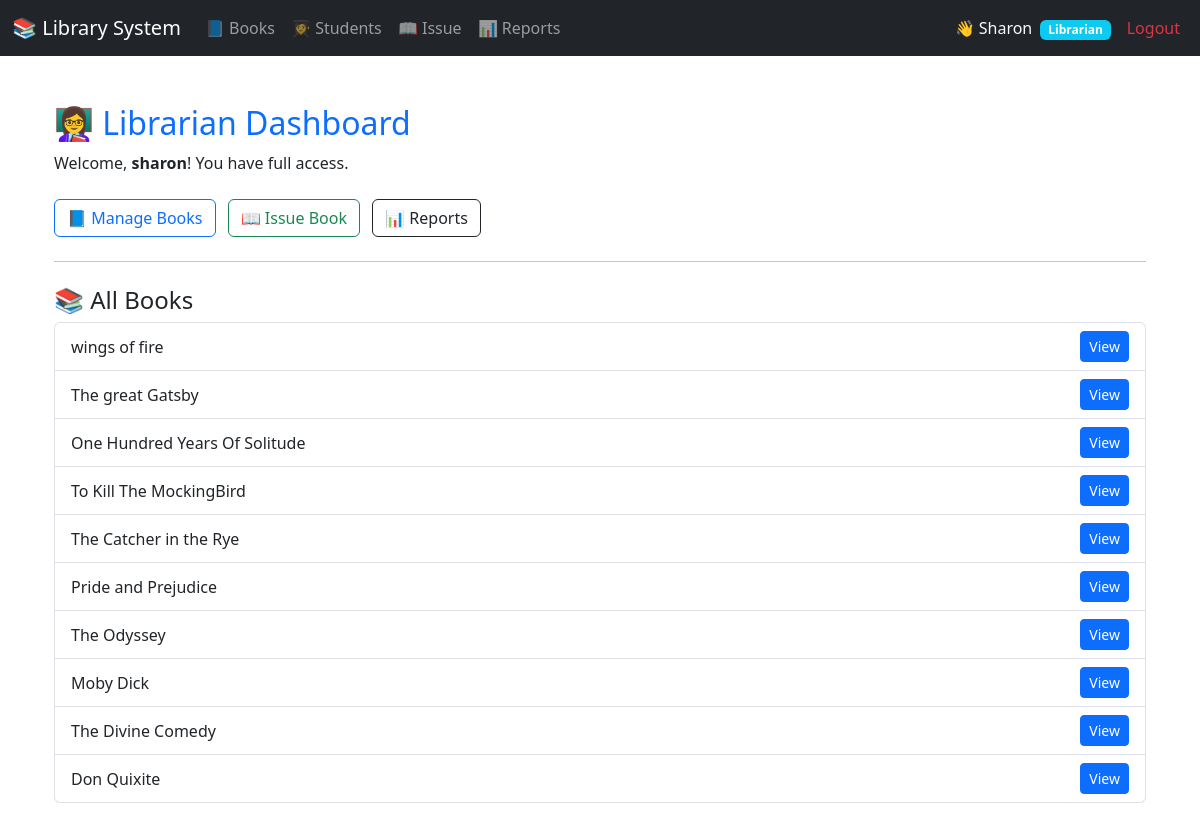
The page /dashboard/ (signed in) on the database its author committed.
### LibApp/models.py (models this page shows, shortened)
class Book(models.Model):
    STATUS_CHOICES = [
        ('available', 'Available'),
        ('issued', 'Issued'),
        ('recycled', 'Recycled'),
    ]
    title = models.CharField(max_length=200)
    author = models.CharField(max_length=150)
    status = models.CharField(max_length=20, choices=STATUS_CHOICES, default='available')
    access_count = models.PositiveIntegerField(default=0)
    recycle_status = models.CharField(max_length=100, default='Not Recycled')

### LibApp/views.py (the view)
# urls.py: path("dashboard/", dashboard, name="dashboard"),
@login_required
def dashboard(request):
    role = request.user.profile.role
    books = Book.objects.all()
    if role == "librarian":
        return render(request, "dashboard_librarian.html", {"books": books})
    elif role == "student":
        return render(request, "dashboard_student.html", {"books": books})
    else:
        messages.error(request, "Invalid user role.")
        return redirect("LibApp:logout")

### LibApp/templates/dashboard_librarian.html
{% extends "base.html" %}
{% block content %}
<div class="container mt-5">
  <h2 class="text-primary">👩‍🏫 Librarian Dashboard</h2>
  <p>Welcome, <strong>{{ request.user.username }}</strong>! You have full access.</p>
  <div class="mt-4">
    <a href="{% url 'LibApp:book_list' %}" class="btn btn-outline-primary me-2">📘 Manage Books</a>
    <a href="{% url 'LibApp:issue_book' %}" class="btn btn-outline-success me-2">📖 Issue Book</a>
    <a href="{% url 'LibApp:reports' %}" class="btn btn-outline-dark">📊 Reports</a>
  </div>
  <hr class="my-4">
  <h4>📚 All Books</h4>
  <ul class="list-group">
    {% for book in books %}
      <li class="list-group-item d-flex justify-content-between align-items-center">
        {{ book.title }}
        <a href="{% url 'LibApp:book_detail' book.pk %}" class="btn btn-sm btn-primary">View</a>
      </li>
    {% empty %}
      <li class="list-group-item">No books found.</li>
    {% endfor %}
  </ul>
</div>
{% endblock %}

### LibApp/templates/base.html (shortened to what this page needs)
<!DOCTYPE html>
<html lang="en">
<head>
  <link href="https://cdn.jsdelivr.net/npm/bootstrap@5.3.2/dist/css/bootstrap.min.css" rel="stylesheet">
</head>
<body>
<nav class="navbar navbar-expand-lg navbar-dark bg-dark">
  <div class="container-fluid">
    <a class="navbar-brand" href="{% url 'LibApp:dashboard' %}">📚 Library System</a>
    <div class="collapse navbar-collapse" id="navbarNav">
      <ul class="navbar-nav me-auto mb-2 mb-lg-0">
        {% if request.user.is_authenticated %}
          {% if request.user.profile.role == 'librarian' %}
            <li class="nav-item"><a class="nav-link" href="{% url 'LibApp:book_list' %}">📘 Books</a></li>
            <li class="nav-item"><a class="nav-link" href="{% url 'LibApp:student_list' %}">👩‍🎓 Students</a></li>
            <li class="nav-item"><a class="nav-link" href="{% url 'LibApp:issue_book' %}">📖 Issue</a></li>
            <li class="nav-item"><a class="nav-link" href="{% url 'LibApp:reports' %}">📊 Reports</a></li>
          {% elif request.user.profile.role == 'student' %}
            <li class="nav-item"><a class="nav-link" href="{% url 'LibApp:book_list' %}">📗 View Books</a></li>
          {% endif %}
        {% endif %}
      </ul>
      <ul class="navbar-nav ms-auto">
        {% if request.user.is_authenticated %}
          <li class="nav-item">
            <span class="nav-link text-light">
              👋 {{ request.user.username|capfirst }}
              {% if request.user.profile.role == 'librarian' %}
                <span class="badge bg-info ms-1">Librarian</span>
              {% else %}
                <span class="badge bg-success ms-1">Student</span>
              {% endif %}
            </span>
          </li>
          <li class="nav-item"><a class="nav-link text-danger" href="{% url 'LibApp:logout' %}">Logout</a></li>
        {% else %}
          <li class="nav-item"><a class="nav-link" href="{% url 'LibApp:login' %}">Login</a></li>
        {% endif %}
      </ul>
    </div>
  </div>
</nav>
<div class="container my-4">
  {% block content %}{% endblock %}
</div>
</body>
</html>

### rows shown on the page
Book: title "wings of fire"
Book: title "The great Gatsby"
Book: title "One Hundred Years Of Solitude"
Book: title "To Kill The MockingBird"
Book: title "The Catcher in the Rye"
Book: title "Pride and Prejudice"
Book: title "The Odyssey"
Book: title "Moby Dick"
Book: title "The Divine Comedy"
Book: title "Don Quixite"

### other values the page prints
{{ request.user.username|capfirst }} "Sharon"
{{ request.user.username }} "sharon"
